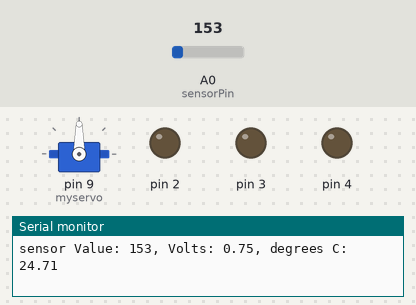
A sketch run on a simulated Arduino Uno, built with avr-gcc and run on an emulated ATmega328P. Parts: servo, output pins drawn as LEDs (lit = HIGH), the last lines printed to the serial monitor. The inputs (shaded band) are chosen by the test bench; at power-on: A0 (sensorPin) = 153.

Above: at 1.2 s.
1.3 s: A0 (sensorPin) set to 162
At 1.7 s:
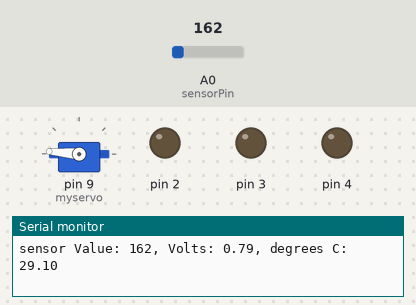
2.8 s: A0 (sensorPin) set to 175
At 3.2 s:
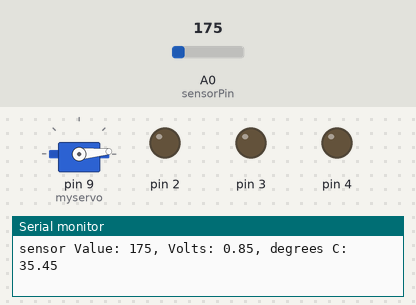
4.3 s: A0 (sensorPin) set to 165
At 4.6 s:
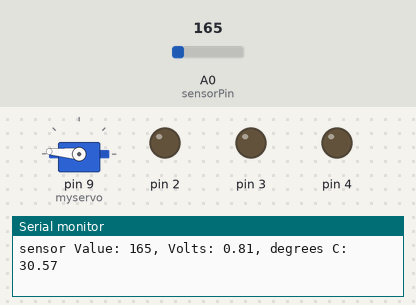
7.3 s: A0 (sensorPin) set to 191
At 8.7 s:
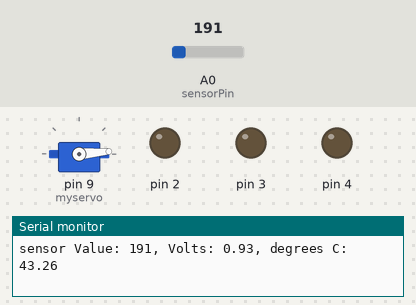
Timing chart, 0 to 10.3 s (numbered marks = the images above; inputs shaded):
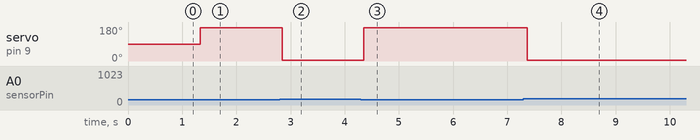

The sketch:

ThermoServo.ino
```cpp
/*
  Arduino Starter Kit example
 Project 3  - Love-O-Meter

 This sketch is written to accompany Project 3 in the
 Arduino Starter Kit

 Parts required:
 1 TMP36 temperature sensor
 3 red LEDs
 3 220 ohm resistors

 Created 13 September 2012
 by Scott Fitzgerald

 http://www.arduino.cc/starterKit

 This example code is part of the public domain
 */

// named constant for the pin the sensor is connected to
const int sensorPin = A0;
// room temperature in Celcius
const float baselineTemp = 29.0;
#include <Servo.h>

Servo myservo;  // create servo object to control a servo
// twelve servo objects can be created on most boards

int pos = 0;    // variable to store the servo position


void setup() {

   myservo.attach(9);  // attaches the servo on pin 9 to the servo object

  // open a serial connection to display values
  Serial.begin(9600);
  // set the LED pins as outputs
  // the for() loop saves some extra coding
  for (int pinNumber = 2; pinNumber < 5; pinNumber++) {
    pinMode(pinNumber, OUTPUT);
    digitalWrite(pinNumber, LOW);
  }
}

void loop() {
  // read the value on AnalogIn pin 0
  // and store it in a variable
  int sensorVal = analogRead(sensorPin);

  // send the 10-bit sensor value out the serial port
  Serial.print("sensor Value: ");
  Serial.print(sensorVal);

  // convert the ADC reading to voltage
  float voltage = (sensorVal / 1024.0) * 5.0;

  // Send the voltage level out the Serial port
  Serial.print(", Volts: ");
  Serial.print(voltage);

  // convert the voltage to temperature in degrees C
  // the sensor changes 10 mV per degree
  // the datasheet says there's a 500 mV offset
  // ((volatge - 500mV) times 100)
  Serial.print(", degrees C: ");
  float temperature = (voltage - .5) * 100;
  Serial.println(temperature);
/*
  // if the current temperature is lower than the baseline
  // turn off all LEDs
  if (temperature < baselineTemp + 2) {
    digitalWrite(2, LOW);
    digitalWrite(3, LOW);
    digitalWrite(4, LOW);
  } // if the temperature rises 2-4 degrees, turn an LED on
  else if (temperature >= baselineTemp + 2 && temperature < baselineTemp + 4) {
    digitalWrite(2, HIGH);
    digitalWrite(3, LOW);
    digitalWrite(4, LOW);
  } // if the temperature rises 4-6 degrees, turn a second LED on
  else if (temperature >= baselineTemp + 4 && temperature < baselineTemp + 6) {
    digitalWrite(2, HIGH);
    digitalWrite(3, HIGH);
    digitalWrite(4, LOW);
  } // if the temperature rises more than 6 degrees, turn all LEDs on
  else if (temperature >= baselineTemp + 6) {
    digitalWrite(2, HIGH);
    digitalWrite(3, HIGH);
    digitalWrite(4, HIGH);
  }
  delay(1);*/

   if ( temperature >= baselineTemp && temperature < baselineTemp +6 )
        {  myservo.write(175);}
   else if (temperature >= baselineTemp +6 )
    { myservo.write(5);}

 /* for (pos = 180; pos >= 0; pos -= 1) { // goes from 180 degrees to 0 degrees
    myservo.write(pos);   */           // tell servo to go to position in variable 'pos'
    delay(30);                       // waits 15ms for the servo to reach the position
}
```

Measured:
- the behaviour switches between 161 and 162 on A0 (sensorPin) (found by bisection; images 0 and 1)
- after the input at 1.3 s, servo on pin 9 (myservo): 90° → 175° at once
- after the input at 2.8 s, servo on pin 9 (myservo): 175° → 5° at once
- after the input at 4.3 s, servo on pin 9 (myservo): 5° → 175° after 0.05 s
- after the input at 7.3 s, servo on pin 9 (myservo): 175° → 5° after 0.07 s
